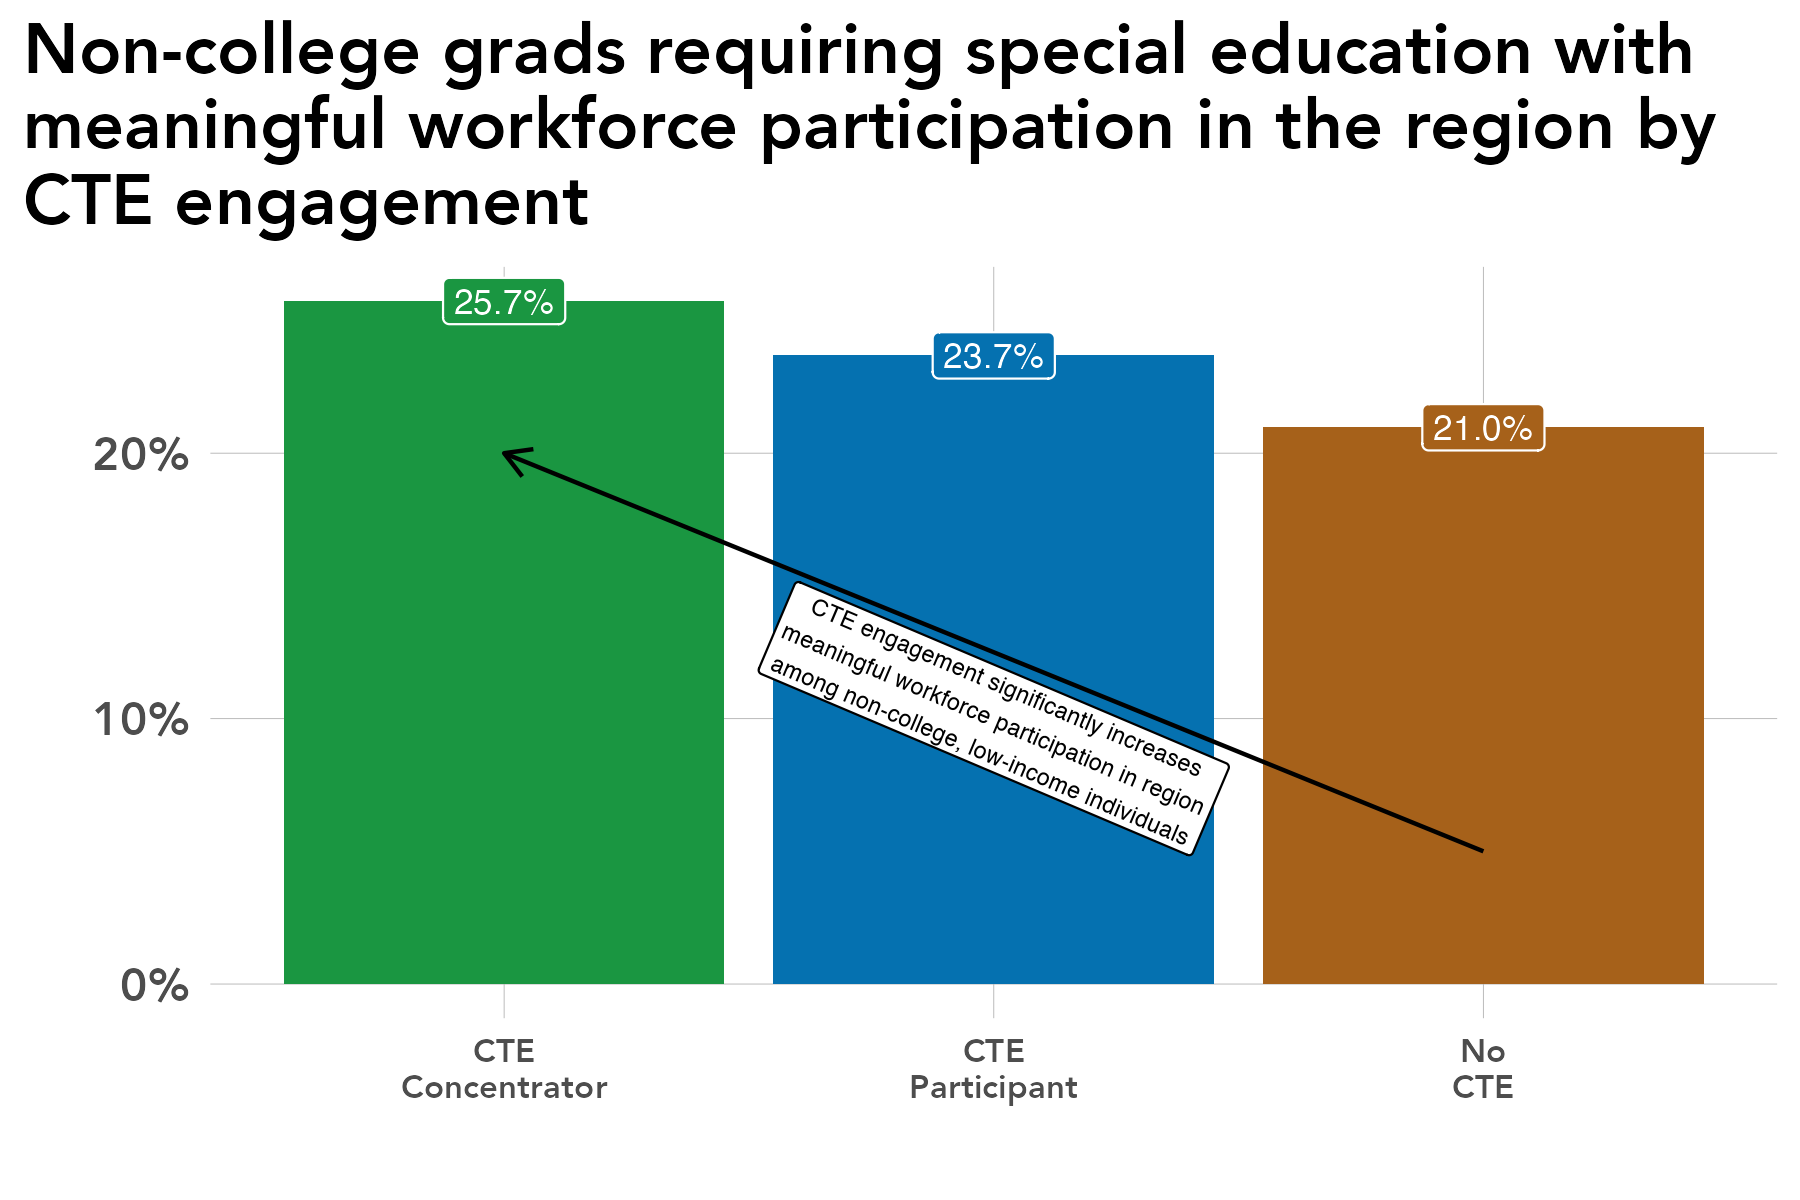

Generate this figure with R:
# library -----------------------------------------------------------------
library(tidyverse)
library(sf)
library(ggrepel)
library(scales)
library(ggiraph)
library(rmapshaper)
library(cowplot)
library(RColorBrewer)
library(readxl)
library(lubridate)
library(readxl)
library(systemfonts)
reset_font_cache()
library(ggtext)
library(janitor)
library(cowplot)


rm(list = ls())

# themes ------------------------------------------------------------------
theme_bar <- theme_bw() +
  theme(panel.grid.major = element_line(color = "grey70", size = 0.1),
        panel.grid.minor = element_blank(),
        axis.ticks = element_blank(),
        axis.text = element_text(face = "bold"),
        panel.border = element_blank(),
        legend.background = element_rect(fill = "transparent", color = "transparent"),
        legend.key = element_rect(fill = "transparent"),
        legend.key.size = unit(1, "lines"),
        legend.margin = margin(0,0,0,0),
        legend.title = element_blank(),
        legend.text = element_text(margin = margin(l = 2)),
        text = element_text(family = "Avenir") ,
        plot.title.position = "plot",
        plot.title = element_text(face = "bold"))

theme_line <- theme_bw() +
  theme(legend.background = element_rect(fill = "transparent", color = "transparent"),
        legend.key = element_rect(fill = "transparent"),
        legend.text = element_text(margin = margin(l = 2)),
        panel.grid.minor = element_blank(),
        panel.grid.major = element_line(color = "grey70", size = 0.1),
        axis.ticks = element_blank(),
        axis.text = element_text(face = "bold"),
        panel.border = element_blank(),
        legend.margin = margin(0,0,0,0),
        legend.key.size = unit(1, "lines"),
        text = element_text(family = "Avenir") ,
        plot.title.position = "plot",
        plot.title = element_text(face = "bold"))


theme_sf <- theme_bw() +
  theme(axis.text.x=element_blank(),
        axis.text.y=element_blank(),
        axis.ticks=element_blank(),
        panel.background = element_blank(),
        panel.grid.major = element_line(color = "white"),
        panel.border = element_blank(),
        legend.title = element_blank(),
        legend.text = element_text(margin = margin(l = 2)),
        legend.margin = margin(0,0,0,0),
        legend.key.size = unit(1, "lines"),
        text = element_text(family = "Avenir") ,
        plot.title.position = "plot",
        plot.title = element_text(face = "bold"))

regions <- read_csv("/Users/kellyasche/Library/CloudStorage/GoogleDrive-kasche@ruralmn.org/My Drive/Data Prep/R Projects/Join docs/county_regions.csv") %>%
  select(5,6) %>%
  unique() %>%
  mutate(edr = str_replace(edr, "  ", " "),
         planning.region = str_replace(planning.region, " Minnesota", ""),
         planning.region = fct_relevel(planning.region, "Northwest", "Northeast", "Central", "Seven County Mpls-St Paul", "Southwest", "Southeast"),
         edr = fct_relevel(edr, "EDR 1 - Northwest", "EDR 2 - Headwaters", "EDR 3 - Arrowhead", "EDR 4 - West Central", "EDR 5 - North Central", "EDR 6E- Southwest Central", "EDR 6W- Upper Minnesota Valley", "EDR 7E- East Central", "EDR 7W- Central", "EDR 8 - Southwest", "EDR 9 - South Central", "EDR 10 - Southeast", "EDR 11 - 7 County Twin Cities", "Minnesota"))

counties.regions <- read_csv("/Users/kellyasche/Library/CloudStorage/GoogleDrive-kasche@ruralmn.org/My Drive/Data Prep/R Projects/Join docs/county_regions.csv") %>%
  mutate(countyfp = formatC(countyfp, width = 3, flag = "0"),
         Name = str_to_title(Name),
         Name = str_replace(Name, "Q", "q"),
         Name = str_replace(Name, "Of The", "of the"),
         Name = str_replace(Name, "Mcleod", "McLeod"),
         Dem_Desc = ifelse(Name == "Minnesota", "Minnesota", Dem_Desc) ,
         edr = str_replace(edr, "  ", " "),
         planning.region = str_replace(planning.region, " Minnesota", ""),
         planning.region = fct_relevel(planning.region, "Northwest", "Northeast", "Central", "Seven County Mpls-St Paul", "Southwest", "Southeast"),
         edr = fct_relevel(edr, "EDR 1 - Northwest", "EDR 2 - Headwaters", "EDR 3 - Arrowhead", "EDR 4 - West Central", "EDR 5 - North Central", "EDR 6E- Southwest Central", "EDR 6W- Upper Minnesota Valley", "EDR 7E- East Central", "EDR 7W- Central", "EDR 8 - Southwest", "EDR 9 - South Central", "EDR 10 - Southeast", "EDR 11 - 7 County Twin Cities", "Minnesota"))

color.ruca <- c("Entirely rural" = "#009933", "Town/rural mix" = "#99CC33", "Urban/town/rural mix" = "#CC9966", "Entirely urban" = "#754C29", "Minnesota" = "black")

color.pr <- c("Northwest" = "#4575b4","Northeast" = "grey", "Central" = "#fee090", "Seven County Mpls-St Paul" = "#d73027", "Southwest" = "#91bfdb", "Southeast" = "#fc8d59", "Minnesota" = "black")

color.edr <- c("EDR 1 - Northwest" = "#b3cde3", "EDR 2 - Headwaters" = "#8c96c6", "EDR 3 - Arrowhead" = "#fe9929", "EDR 4 - West Central" = "#8856a7", "EDR 5 - North Central" = "#810f7c", "EDR 6E- Southwest Central" = "#e5f5f9", "EDR 6W- Upper Minnesota Valley" = "#bdc9e1", "EDR 7E- East Central" = "#99d8c9", "EDR 7W- Central" = "#2ca25f", "EDR 8 - Southwest" = "#74a9cf", "EDR 9 - South Central" = "#0570b0", "EDR 10 - Southeast" = "#d7301f", "EDR 11 - 7 County Twin Cities" = "#d8b365", "Minnesota" = "black")

color.pr.edr <- c ("Northwest" = "#4575b4","Northeast" = "#e0f3f8", "Central" = "#fee090", "Seven County Mpls-St Paul" = "#d73027", "Southwest" = "#91bfdb", "Southeast" = "#fc8d59", "Minnesota" = "black", "EDR 1 - Northwest" = "#b3cde3", "EDR 2 - Headwaters" = "#8c96c6", "EDR 3 - Arrowhead" = "#fe9929", "EDR 4 - West Central" = "#8856a7", "EDR 5 - North Central" = "#810f7c", "EDR 6E- Southwest Central" = "#e5f5f9", "EDR 6W- Upper Minnesota Valley" = "#bdc9e1", "EDR 7E- East Central" = "#99d8c9", "EDR 7W- Central" = "#2ca25f", "EDR 8 - Southwest" = "#74a9cf", "EDR 9 - South Central" = "#0570b0", "EDR 10 - Southeast" = "#d7301f", "EDR 11 - 7 County Twin Cities" = "#d8b365")

color.six <- c("#009933", "#4575b4", "grey", "#fee090", "#fc8d59", "#d73027")

mn_counties <- st_read("/Users/kellyasche/Library/CloudStorage/GoogleDrive-kasche@ruralmn.org/My Drive/Data Prep/R Projects/Shapefiles/County shapefiles/MNCounties_MNDOT.shp", quiet = TRUE) %>%
  ms_simplify(keep = .01, keep_shapes = TRUE) %>%
  rename("countyfp" = "FIPS_CODE")

counties.regions.1 <- counties.regions %>%
  mutate(statefp = "27",
         project.pr = ifelse(edr %in% c("EDR 1 - Northwest", "EDR 2 - Headwaters", "EDR 4 - West Central"), "Northwest",
                             ifelse(edr == "EDR 3 - Arrowhead", "Northeast",
                                    ifelse(edr %in% c("EDR 5 - North Central", "EDR 7E- East Central", "EDR 7W- Central"), "Central",
                                           ifelse(edr %in% c("EDR 6E- Southwest Central", "EDR 6W- Upper Minnesota Valley", "EDR 8 - Southwest"), "Southwest",
                                                  ifelse(edr %in% c("EDR 9 - South Central", "EDR 10 - Southeast"), "Southern", as.character(planning.region)))))),
         project.pr = fct_relevel(project.pr, "Northwest", "Northeast", "Central", "Seven County Mpls-St Paul", "Southwest", "Southern"))


# Prep data ---------------------------------------------------------------

original <- read_csv("Data/SLEDS/Masters/Master-report-dataset.csv")

data <- original %>%
  filter(ps.grad == "No") %>%
  filter(SpecialEdStatus == 1) %>%
  select(grad.year.5, cte.achievement) %>%
  filter(grad.year.5 != "After 2023") %>%
  filter(grad.year.5 != "Attending ps") %>%
  filter(cte.achievement != "Attending ps") %>%
  group_by(cte.achievement, grad.year.5) %>%
  summarize(n = n()) %>%
  ungroup() %>%
  group_by(cte.achievement) %>%
  mutate(pct = n / sum(n)) %>%
  ungroup() %>%
  mutate(grad.year.5 = str_replace(grad.year.5, "No MN emp record, not attending ps", "No MN employment"),
         grad.year.5 = str_replace(grad.year.5, "Not meaningful, not attending ps", "Not meaningful"),
         grad.year.5 = fct_relevel(grad.year.5, "Meaningful WF - Northeast", "Meaningful WF - MN", "Not meaningful", "No MN employment"))


# Create chart ------------------------------------------------------------
names(data)

ggplot(data = filter(data, grad.year.5 == "Meaningful WF - Northeast"), aes(cte.achievement, pct, fill = cte.achievement)) +
  geom_col(position = "dodge") +
  geom_label(aes(label = percent(pct, accuracy = .1)), show.legend = FALSE, position = position_dodge(width = .9), color = "white", size = 3) +
  annotate(geom = "segment",
           x = 3,
           xend = 1,
           y = .05,
           yend = .2,
           arrow = arrow(length = unit(.25, "cm"))) +
  annotate(geom = "label",
           x = 2,
           y = .1,
           angle = -23,
           label = "CTE engagement significantly increases\nmeaningful workforce participation in region\namong non-college, low-income individuals",
           color = "black",
           fill = "white",
           size = 2) +
  labs(x="", y = "",
       title = "Non-college grads requiring special education with\nmeaningful workforce participation in the region by\nCTE engagement")+
  scale_y_continuous(labels=scales::percent) +
  scale_x_discrete(labels = c("CTE\nConcentrator", "CTE\nParticipant", "No\nCTE")) +
  theme_bar+
  scale_fill_manual(values = c("#1a9641", "#0571b0", "#a6611a"),
                    guide = guide_legend(ncol = 2)) +
  theme(legend.position = "none",
        text = element_text(size = 14),
        axis.text.x = element_text(size = 8),
        plot.subtitle = element_text(size = 10))

ggsave(filename = "Charts/Paper report/non-college-grads-special-ed-cte-wf-regional.pdf", device = cairo_pdf, dpi = "print", width = 6, height = 4)

ggsave(filename = "Charts/Paper report/non-college-grads-special-ed-cte-wf-regional.png", dpi = "print", width = 6, height = 4)
